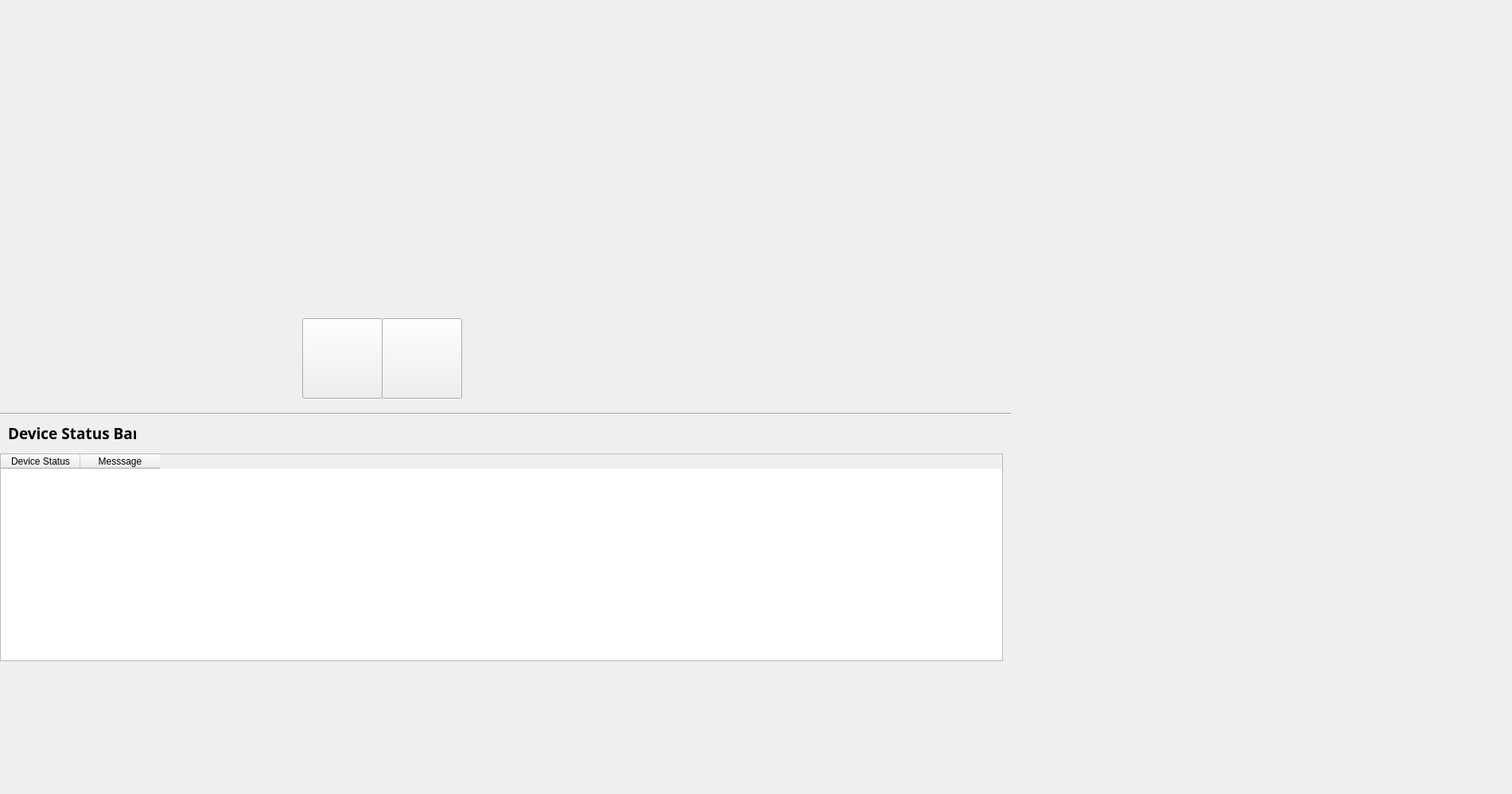
       <widget class="QWidget" name="scrollAreaWidgetContents">
        <property name="geometry">
         <rect>
          <x>0</x>
          <y>0</y>
          <width>1901</width>
          <height>998</height>
         </rect>
        </property>
        <widget class="QPushButton" name="pushButton_7">
         <property name="geometry">
          <rect>
           <x>380</x>
           <y>400</y>
           <width>101</width>
           <height>101</height>
          </rect>
         </property>
         <property name="styleSheet">
          <string notr="true">background:url(:/back/back.png)</string>
         </property>
         <property name="text">
          <string/>
         </property>
        </widget>
        <widget class="QTableWidget" name="tableWidget_11">
         <property name="geometry">
          <rect>
           <x>0</x>
           <y>570</y>
           <width>1261</width>
           <height>261</height>
          </rect>
         </property>
         <column>
          <property name="text">
           <string>Device Status</string>
          </property>
         </column>
         <column>
          <property name="text">
           <string>Messsage</string>
          </property>
         </column>
        </widget>
        <widget class="QLabel" name="label_18">
         <property name="geometry">
          <rect>
           <x>10</x>
           <y>530</y>
           <width>161</width>
           <height>28</height>
          </rect>
         </property>
         <property name="font">
          <font>
           <family>Yu Gothic UI Semibold</family>
           <pointsize>14</pointsize>
           <weight>75</weight>
           <bold>true</bold>
          </font>
         </property>
         <property name="text">
          <string>Device Status Bar</string>
         </property>
        </widget>
        <widget class="QPushButton" name="pushButton_6">
         <property name="geometry">
          <rect>
           <x>480</x>
           <y>400</y>
           <width>101</width>
           <height>101</height>
          </rect>
         </property>
         <property name="styleSheet">
          <string notr="true">background:url(:/next/next.png)</string>
         </property>
         <property name="text">
          <string/>
         </property>
        </widget>
        <widget class="QLabel" name="label_34">
         <property name="geometry">
          <rect>
           <x>-1</x>
           <y>0</y>
           <width>1921</width>
           <height>361</height>
          </rect>
         </property>
         <property name="text">
          <string/>
         </property>
        </widget>
        <widget class="Line" name="line_2">
         <property name="geometry">
          <rect>
           <x>0</x>
           <y>500</y>
           <width>1271</width>
           <height>41</height>
          </rect>
         </property>
         <property name="orientation">
          <enum>Qt::Horizontal</enum>
         </property>
        </widget>
       </widget>
